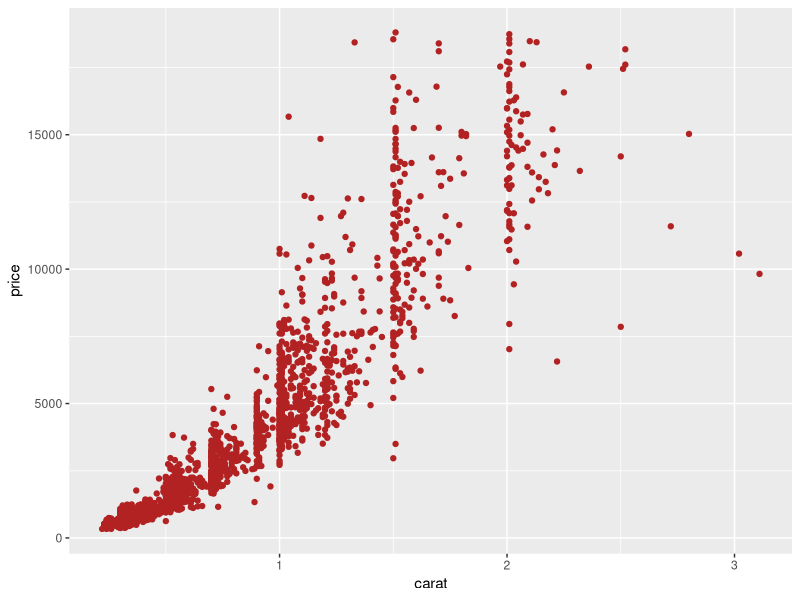

Here is the R script that generated this plot:
## ---- chunk 1
library(ggplot2)
data(diamonds)
diamonds<-diamonds[sample(1:nrow(diamonds),2000),]
ggplot(diamonds, aes(carat, price))+geom_point(color="firebrick")
